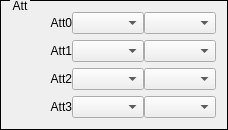
       <widget class="QGroupBox" name="groupBoxTX_Att">
        <property name="styleSheet">
         <string notr="true">QGroupBox{ border:1px solid black; margin-top:0.5ex; }
QGroupBox::title { subcontrol-origin:margin; subcontrol-position:top left; top:-1px; left:10px; margin-left: 0px; padding:0 1px; }</string>
        </property>
        <property name="title">
         <string>Att</string>
        </property>
        <layout class="QVBoxLayout" name="verticalLayout_3">
         <item>
          <layout class="QHBoxLayout" name="horizontalLayoutTx1">
           <property name="spacing">
            <number>0</number>
           </property>
           <item>
            <widget class="QLabel" name="labelTXAtt0">
             <property name="sizePolicy">
              <sizepolicy hsizetype="Fixed" vsizetype="Fixed">
               <horstretch>0</horstretch>
               <verstretch>0</verstretch>
              </sizepolicy>
             </property>
             <property name="minimumSize">
              <size>
               <width>60</width>
               <height>16</height>
              </size>
             </property>
             <property name="text">
              <string>Att0</string>
             </property>
             <property name="alignment">
              <set>Qt::AlignRight|Qt::AlignTrailing|Qt::AlignVCenter</set>
             </property>
            </widget>
           </item>
           <item>
            <widget class="QComboBox" name="comboBoxTX0Att0">
             <property name="sizePolicy">
              <sizepolicy hsizetype="Expanding" vsizetype="Fixed">
               <horstretch>5</horstretch>
               <verstretch>0</verstretch>
              </sizepolicy>
             </property>
            </widget>
           </item>
           <item>
            <widget class="QComboBox" name="comboBoxTX1Att0">
             <property name="sizePolicy">
              <sizepolicy hsizetype="Expanding" vsizetype="Fixed">
               <horstretch>5</horstretch>
               <verstretch>0</verstretch>
              </sizepolicy>
             </property>
            </widget>
           </item>
          </layout>
         </item>
         <item>
          <layout class="QHBoxLayout" name="horizontalLayoutTx2">
           <property name="spacing">
            <number>0</number>
           </property>
           <item>
            <widget class="QLabel" name="labelTXAtt1">
             <property name="sizePolicy">
              <sizepolicy hsizetype="Fixed" vsizetype="Fixed">
               <horstretch>0</horstretch>
               <verstretch>0</verstretch>
              </sizepolicy>
             </property>
             <property name="minimumSize">
              <size>
               <width>60</width>
               <height>16</height>
              </size>
             </property>
             <property name="text">
              <string>Att1</string>
             </property>
             <property name="alignment">
              <set>Qt::AlignRight|Qt::AlignTrailing|Qt::AlignVCenter</set>
             </property>
            </widget>
           </item>
           <item>
            <widget class="QComboBox" name="comboBoxTX0Att1">
             <property name="sizePolicy">
              <sizepolicy hsizetype="Expanding" vsizetype="Fixed">
               <horstretch>5</horstretch>
               <verstretch>0</verstretch>
              </sizepolicy>
             </property>
            </widget>
           </item>
           <item>
            <widget class="QComboBox" name="comboBoxTX1Att1">
             <property name="sizePolicy">
              <sizepolicy hsizetype="Expanding" vsizetype="Fixed">
               <horstretch>5</horstretch>
               <verstretch>0</verstretch>
              </sizepolicy>
             </property>
            </widget>
           </item>
          </layout>
         </item>
         <item>
          <layout class="QHBoxLayout" name="horizontalLayoutTx3">
           <property name="spacing">
            <number>0</number>
           </property>
           <item>
            <widget class="QLabel" name="labelTXAtt2">
             <property name="sizePolicy">
              <sizepolicy hsizetype="Fixed" vsizetype="Fixed">
               <horstretch>0</horstretch>
               <verstretch>0</verstretch>
              </sizepolicy>
             </property>
             <property name="minimumSize">
              <size>
               <width>60</width>
               <height>16</height>
              </size>
             </property>
             <property name="text">
              <string>Att2</string>
             </property>
             <property name="alignment">
              <set>Qt::AlignRight|Qt::AlignTrailing|Qt::AlignVCenter</set>
             </property>
            </widget>
           </item>
           <item>
            <widget class="QComboBox" name="comboBoxTX0Att2">
             <property name="sizePolicy">
              <sizepolicy hsizetype="Expanding" vsizetype="Fixed">
               <horstretch>5</horstretch>
               <verstretch>0</verstretch>
              </sizepolicy>
             </property>
            </widget>
           </item>
           <item>
            <widget class="QComboBox" name="comboBoxTX1Att2">
             <property name="sizePolicy">
              <sizepolicy hsizetype="Expanding" vsizetype="Fixed">
               <horstretch>5</horstretch>
               <verstretch>0</verstretch>
              </sizepolicy>
             </property>
            </widget>
           </item>
          </layout>
         </item>
         <item>
          <layout class="QHBoxLayout" name="horizontalLayoutTx4">
           <property name="spacing">
            <number>0</number>
           </property>
           <item>
            <widget class="QLabel" name="labelTXAtt3">
             <property name="sizePolicy">
              <sizepolicy hsizetype="Fixed" vsizetype="Fixed">
               <horstretch>0</horstretch>
               <verstretch>0</verstretch>
              </sizepolicy>
             </property>
             <property name="minimumSize">
              <size>
               <width>60</width>
               <height>16</height>
              </size>
             </property>
             <property name="text">
              <string>Att3</string>
             </property>
             <property name="alignment">
              <set>Qt::AlignRight|Qt::AlignTrailing|Qt::AlignVCenter</set>
             </property>
            </widget>
           </item>
           <item>
            <widget class="QComboBox" name="comboBoxTX0Att3">
             <property name="sizePolicy">
              <sizepolicy hsizetype="Expanding" vsizetype="Fixed">
               <horstretch>5</horstretch>
               <verstretch>0</verstretch>
              </sizepolicy>
             </property>
            </widget>
           </item>
           <item>
            <widget class="QComboBox" name="comboBoxTX1Att3">
             <property name="sizePolicy">
              <sizepolicy hsizetype="Expanding" vsizetype="Fixed">
               <horstretch>5</horstretch>
               <verstretch>0</verstretch>
              </sizepolicy>
             </property>
            </widget>
           </item>
          </layout>
         </item>
        </layout>
       </widget>
